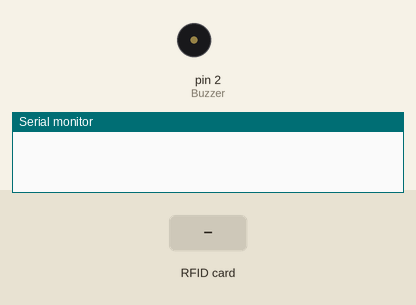
Simulated run of this sketch. Board: Arduino Uno, built with avr-gcc and run on an emulated ATmega328P. Parts: buzzer (waves = sounding), the last lines printed to the serial monitor. The inputs (shaded band) are chosen by the test bench.

Above: at 1.2 s.
1.3 s: RFID card 49 3B 08 A4 held to the reader
At 1.61 s:
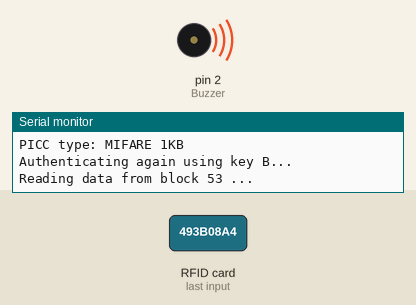
Timing chart, 0 to 10.3 s (numbered marks = the images above; inputs shaded):
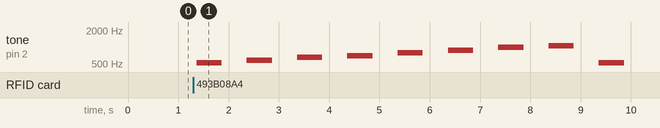

The sketch:

RFID_Play_Melody.ino
```cpp
#include <SPI.h>
#include <MFRC522.h>
#include <pitches.h>

#define RST_PIN 9
#define SS_PIN 10
#define Buzzer 2


MFRC522 mfrc522(SS_PIN, RST_PIN); // Erzeugen des MFRC522 Objekts

MFRC522::MIFARE_Key key;

byte dataBlock[]    = {
        0xb3, 0xb3, 0x00, 0xb3, // b1 NOTE_C5, b2 NOTE_D5,  b3 NOTE_E5, b4 NOTE_F5,
        0x00, 0xb8, 0xb3, 0x00, // b5 NOTE_G5, b6 NOTE_A5,  b7 NOTE_B5, b8 NOTE_C6,
        0xb5, 0x00, 0x00, 0x00, //  9, 10, 255, 11,
        0xb5, 0x00, 0x00, 0x00  // 12, 13, 14, 15
    };

int melody[]={
  NOTE_C5, NOTE_D5,NOTE_E5, NOTE_F5,
  NOTE_G5, NOTE_A5, NOTE_B5, NOTE_C6,
  NOTE_C5, NOTE_D5,NOTE_E5, NOTE_F5,
  NOTE_G5, NOTE_A5, NOTE_B5, NOTE_C6
  };


byte sector         = 13;
byte blockAddr      = 53;
byte trailerBlock   = 55;
MFRC522::StatusCode status;
byte buffer[18];
byte size = sizeof(buffer);
int duration = 500;


void setup() {
  // put your setup code here, to run once:
 Serial.begin(9600);
 SPI.begin(); //SPI-Verbindung aufbauen
 mfrc522.PCD_Init(); // Initialisierung des MFRC522 Objekts
 delay(5);
 for (byte i = 0; i < 6; i++) {
        key.keyByte[i] = 0xFF;
    }
   }


void loop() {
  // put your main code here, to run repeatedly:
  if ( ! mfrc522.PICC_IsNewCardPresent()) { // wartet auf neu Karte
    return;
  }

  // Select one of the cards
  if ( ! mfrc522.PICC_ReadCardSerial()) { // wartet auf RFID-Sender
    return;
  }
  byte rfiduid[4]={0, 0, 0 ,0};     //bytearray in dem die UID Gespeichert wird
  byte rfiduidcheck[4]={0x49, 0x3B, 0x08 ,0xA4};

  // Show some details of the PICC (that is: the tag/card)
    Serial.print(F("Card UID:"));
    dump_byte_array(mfrc522.uid.uidByte, mfrc522.uid.size);
    Serial.println();
    Serial.print(F("PICC type: "));
    MFRC522::PICC_Type piccType = mfrc522.PICC_GetType(mfrc522.uid.sak);
    Serial.println(mfrc522.PICC_GetTypeName(piccType));

   // Check for compatibility
    if (    piccType != MFRC522::PICC_TYPE_MIFARE_MINI
        &&  piccType != MFRC522::PICC_TYPE_MIFARE_1K
        &&  piccType != MFRC522::PICC_TYPE_MIFARE_4K) {
        Serial.println(F("This sample only works with MIFARE Classic cards."));
        return;
    }

  for(byte i = 0; i < mfrc522.uid.size; i++){ // abtasten der einzelnen Bytes der UID
    rfiduid[i]= mfrc522.uid.uidByte[i]; // Speichern des Bytes im Array
    }


   if(rfiduid[0]==rfiduidcheck[0]){
    if(rfiduid[1]==rfiduidcheck[1]){
    if(rfiduid[2]==rfiduidcheck[2]){
    if(rfiduid[3]==rfiduidcheck[3]){


    // Authenticate using key B
    Serial.println(F("Authenticating again using key B..."));
    status = (MFRC522::StatusCode) mfrc522.PCD_Authenticate(MFRC522::PICC_CMD_MF_AUTH_KEY_B, trailerBlock, &key, &(mfrc522.uid));
    if (status != MFRC522::STATUS_OK) {
        Serial.print(F("PCD_Authenticate() failed: "));
        Serial.println(mfrc522.GetStatusCodeName(status));
        return;
    }


   /*// Write melody to the block
   melody_to_byte_array(melody);
    Serial.print(F("Writing data into block ")); Serial.print(blockAddr);
    Serial.println(F(" ..."));
    dump_byte_array(dataBlock, 16); Serial.println();
    status = (MFRC522::StatusCode) mfrc522.MIFARE_Write(blockAddr, dataBlock, 16);
    if (status != MFRC522::STATUS_OK) {
        Serial.print(F("MIFARE_Write() failed: "));
        Serial.println(mfrc522.GetStatusCodeName(status));
    }*/

     // Lesen der Daten vom Block
    Serial.print(F("Reading data from block ")); Serial.print(blockAddr);
    Serial.println(F(" ..."));
    status = (MFRC522::StatusCode) mfrc522.MIFARE_Read(blockAddr, buffer, &size);
    if (status != MFRC522::STATUS_OK) {
        Serial.print(F("MIFARE_Read() failed: "));
        Serial.println(mfrc522.GetStatusCodeName(status));
    }


    byte_array_to_melody(buffer);


    for(int thisNote = 0; thisNote < 16; thisNote++){
      tone(Buzzer, melody[thisNote], duration);
      delay(1000);
      }


    // Halt PICC
    mfrc522.PICC_HaltA();
    // Stop encryption on PCD
    mfrc522.PCD_StopCrypto1();
}


    }
    }
    }
    }


void dump_byte_array(byte *buffer, byte bufferSize) {
    for (byte i = 0; i < bufferSize; i++) {
        Serial.print(buffer[i] < 0x10 ? " 0" : " ");
        Serial.print(buffer[i], HEX);
    }
}

void melody_to_byte_array(int *melody){
  for(int x; x<16; x++){
if(melody[x]==NOTE_B0){dataBlock[x]=0x01;}
if(melody[x]==NOTE_C1){dataBlock[x]=0x02;}
if(melody[x]==NOTE_CS1){dataBlock[x]=0x03;}
if(melody[x]==NOTE_D1){dataBlock[x]=0x04;}
if(melody[x]==NOTE_DS1){dataBlock[x]=0x05;}
if(melody[x]==NOTE_E1){dataBlock[x]=0x06;}
if(melody[x]==NOTE_F1){dataBlock[x]=0x07;}
if(melody[x]==NOTE_FS1){dataBlock[x]=0x08;}
if(melody[x]==NOTE_G1){dataBlock[x]=0x09;}
if(melody[x]==NOTE_GS1){dataBlock[x]=0x0A;}
if(melody[x]==NOTE_A1 ){dataBlock[x]=0x0B;}
if(melody[x]==NOTE_AS1 ){dataBlock[x]=0x0C;}
if(melody[x]==NOTE_B1  ){dataBlock[x]=0x0D;}
if(melody[x]==NOTE_C2  ){dataBlock[x]=0x0E;}
if(melody[x]==NOTE_CS2 ){dataBlock[x]=0x0F;}
if(melody[x]==NOTE_D2  ){dataBlock[x]=0x10;}
if(melody[x]==NOTE_DS2 ){dataBlock[x]=0x11;}
if(melody[x]==NOTE_E2  ){dataBlock[x]=0x12;}
if(melody[x]==NOTE_F2  ){dataBlock[x]=0x13;}
if(melody[x]==NOTE_FS2 ){dataBlock[x]=0x14;}
if(melody[x]==NOTE_G2  ){dataBlock[x]=0x15;}
if(melody[x]==NOTE_GS2 ){dataBlock[x]=0x16;}
if(melody[x]==NOTE_A2  ){dataBlock[x]=0x17;}
if(melody[x]==NOTE_AS2 ){dataBlock[x]=0x18;}
if(melody[x]==NOTE_B2  ){dataBlock[x]=0x19;}
if(melody[x]==NOTE_C3  ){dataBlock[x]=0x1A;}
if(melody[x]==NOTE_CS3 ){dataBlock[x]=0x1B;}
if(melody[x]==NOTE_D3  ){dataBlock[x]=0x1C;}
if(melody[x]==NOTE_DS3 ){dataBlock[x]=0x1D;}
if(melody[x]==NOTE_E3  ){dataBlock[x]=0x1E;}
if(melody[x]==NOTE_F3  ){dataBlock[x]=0x1F;}
if(melody[x]==NOTE_FS3 ){dataBlock[x]=0x20;}
if(melody[x]==NOTE_G3  ){dataBlock[x]=0x21;}
if(melody[x]==NOTE_GS3 ){dataBlock[x]=0x22;}
if(melody[x]==NOTE_A3  ){dataBlock[x]=0x23;}
if(melody[x]==NOTE_AS3 ){dataBlock[x]=0x24;}
if(melody[x]==NOTE_B3  ){dataBlock[x]=0x25;}
if(melody[x]==NOTE_C4  ){dataBlock[x]=0x26;}
if(melody[x]==NOTE_CS4 ){dataBlock[x]=0x27;}
if(melody[x]==NOTE_D4  ){dataBlock[x]=0x28;}
if(melody[x]==NOTE_DS4 ){dataBlock[x]=0x29;}
if(melody[x]==NOTE_E4  ){dataBlock[x]=0x2A;}
if(melody[x]==NOTE_F4  ){dataBlock[x]=0x2B;}
if(melody[x]==NOTE_FS4 ){dataBlock[x]=0x2C;}
if(melody[x]==NOTE_G4  ){dataBlock[x]=0x2D;}
if(melody[x]==NOTE_GS4 ){dataBlock[x]=0x2E;}
if(melody[x]==NOTE_A4  ){dataBlock[x]=0x2F;}
if(melody[x]==NOTE_AS4 ){dataBlock[x]=0x30;}
if(melody[x]==NOTE_B4  ){dataBlock[x]=0x31;}
if(melody[x]==NOTE_C5  ){dataBlock[x]=0x32;}
if(melody[x]==NOTE_CS5 ){dataBlock[x]=0x33;}
if(melody[x]==NOTE_D5  ){dataBlock[x]=0x34;}
if(melody[x]==NOTE_DS5 ){dataBlock[x]=0x35;}
if(melody[x]==NOTE_E5  ){dataBlock[x]=0x36;}
if(melody[x]==NOTE_F5  ){dataBlock[x]=0x37;}
if(melody[x]==NOTE_FS5 ){dataBlock[x]=0x38;}
if(melody[x]==NOTE_G5  ){dataBlock[x]=0x39;}
if(melody[x]==NOTE_GS5 ){dataBlock[x]=0x3A;}
if(melody[x]==NOTE_A5  ){dataBlock[x]=0x3B;}
if(melody[x]==NOTE_AS5 ){dataBlock[x]=0x3C;}
if(melody[x]==NOTE_B5  ){dataBlock[x]=0x3D;}
if(melody[x]==NOTE_C6  ){dataBlock[x]=0x3E;}
if(melody[x]==NOTE_CS6 ){dataBlock[x]=0x3F;}
if(melody[x]==NOTE_D6  ){dataBlock[x]=0x40;}
if(melody[x]==NOTE_DS6 ){dataBlock[x]=0x41;}
if(melody[x]==NOTE_E6  ){dataBlock[x]=0x42;}
if(melody[x]==NOTE_F6  ){dataBlock[x]=0x43;}
if(melody[x]==NOTE_FS6 ){dataBlock[x]=0x44;}
if(melody[x]==NOTE_G6  ){dataBlock[x]=0x45;}
if(melody[x]==NOTE_GS6 ){dataBlock[x]=0x46;}
if(melody[x]==NOTE_A6  ){dataBlock[x]=0x47;}
if(melody[x]==NOTE_AS6 ){dataBlock[x]=0x48;}
if(melody[x]==NOTE_B6){dataBlock[x]=0x49;}
if(melody[x]==NOTE_C7 ){dataBlock[x]=0x4A;}
if(melody[x]==NOTE_CS7 ){dataBlock[x]=0x4B;}
if(melody[x]==NOTE_D7  ){dataBlock[x]=0x4C;}
if(melody[x]==NOTE_DS7 ){dataBlock[x]=0x4D;}
if(melody[x]==NOTE_E7  ){dataBlock[x]=0x4E;}
if(melody[x]==NOTE_F7  ){dataBlock[x]=0x4F;}
if(melody[x]==NOTE_FS7 ){dataBlock[x]=0x50;}
if(melody[x]==NOTE_G7  ){dataBlock[x]=0x51;}
if(melody[x]==NOTE_GS7 ){dataBlock[x]=0x52;}
if(melody[x]==NOTE_A7  ){dataBlock[x]=0x53;}
if(melody[x]==NOTE_AS7 ){dataBlock[x]=0x54;}
if(melody[x]==NOTE_B7  ){dataBlock[x]=0x55;}
if(melody[x]==NOTE_C8  ){dataBlock[x]=0x56;}
if(melody[x]==NOTE_CS8 ){dataBlock[x]=0x57;}
if(melody[x]==NOTE_D8  ){dataBlock[x]=0x58;}
if(melody[x]==NOTE_DS8 ){dataBlock[x]=0x59;}
    }
  }
void byte_array_to_melody(byte *buffer){
      for(int x; x<16; x++){
if(buffer[x]==0x01){melody[x]=NOTE_B0;}
if(buffer[x]==0x02){melody[x]=NOTE_C1;}
if(buffer[x]==0x03){melody[x]=NOTE_CS1;}
if(buffer[x]==0x04){melody[x]=NOTE_D1;}
if(buffer[x]==0x05){melody[x]=NOTE_DS1;}
if(buffer[x]==0x06){melody[x]=NOTE_E1;}
if(buffer[x]==0x07){melody[x]=NOTE_F1;}
if(buffer[x]==0x08){melody[x]= NOTE_FS1;}
if(buffer[x]==0x09){melody[x]= NOTE_G1;}
if(buffer[x]==0x0A){melody[x]= NOTE_GS1;}
if(buffer[x]==0x0B){melody[x]= NOTE_A1 ;}
if(buffer[x]==0x0C){melody[x]= NOTE_AS1 ;}
if(buffer[x]==0x0D){melody[x]= NOTE_B1  ;}
if(buffer[x]==0x0E){melody[x]= NOTE_C2  ;}
if(buffer[x]==0x0F){melody[x]= NOTE_CS2 ;}
if(buffer[x]==0x10){melody[x]= NOTE_D2  ;}
if(buffer[x]==0x11){melody[x]= NOTE_DS2 ;}
if(buffer[x]==0x12){melody[x]= NOTE_E2  ;}
if(buffer[x]==0x13){melody[x]= NOTE_F2  ;}
if(buffer[x]==0x14){melody[x]= NOTE_FS2 ;}
if(buffer[x]==0x15){melody[x]= NOTE_G2  ;}
if(buffer[x]==0x16){melody[x]= NOTE_GS2 ;}
if(buffer[x]==0x17){melody[x]= NOTE_A2  ;}
if(buffer[x]==0x18){melody[x]= NOTE_AS2 ;}
if(buffer[x]==0x19){melody[x]= NOTE_B2  ;}
if(buffer[x]==0x1A){melody[x]= NOTE_C3  ;}
if(buffer[x]==0x1B){melody[x]= NOTE_CS3 ;}
if(buffer[x]==0x1C){melody[x]= NOTE_D3  ;}
if(buffer[x]==0x1D){melody[x]= NOTE_DS3 ;}
if(buffer[x]==0x1E){melody[x]= NOTE_E3  ;}
if(buffer[x]==0x1F){melody[x]= NOTE_F3  ;}
if(buffer[x]==0x20){melody[x]= NOTE_FS3 ;}
if(buffer[x]==0x21){melody[x]= NOTE_G3  ;}
if(buffer[x]==0x22){melody[x]= NOTE_GS3 ;}
if(buffer[x]==0x23){melody[x]= NOTE_A3  ;}
if(buffer[x]==0x24){melody[x]= NOTE_AS3 ;}
if(buffer[x]==0x25){melody[x]= NOTE_B3  ;}
if(buffer[x]==0x26){melody[x]= NOTE_C4  ;}
if(buffer[x]==0x27){melody[x]= NOTE_CS4 ;}
if(buffer[x]==0x28){melody[x]= NOTE_D4  ;}
if(buffer[x]==0x29){melody[x]= NOTE_DS4 ;}
if(buffer[x]==0x2A){melody[x]= NOTE_E4  ;}
if(buffer[x]==0x2B){melody[x]= NOTE_F4  ;}
if(buffer[x]==0x2C){melody[x]= NOTE_FS4 ;}
if(buffer[x]==0x2D){melody[x]= NOTE_G4  ;}
if(buffer[x]==0x2E){melody[x]= NOTE_GS4 ;}
if(buffer[x]==0x2F){melody[x]= NOTE_A4  ;}
if(buffer[x]==0x30){melody[x]= NOTE_AS4 ;}
if(buffer[x]==0x31){melody[x]= NOTE_B4  ;}
if(buffer[x]==0x32){melody[x]= NOTE_C5  ;}
if(buffer[x]==0x33){melody[x]= NOTE_CS5 ;}
if(buffer[x]==0x34){melody[x]= NOTE_D5  ;}
if(buffer[x]==0x35){melody[x]= NOTE_DS5 ;}
if(buffer[x]==0x36){melody[x]= NOTE_E5  ;}
if(buffer[x]==0x37){melody[x]= NOTE_F5  ;}
if(buffer[x]==0x38){melody[x]= NOTE_FS5 ;}
if(buffer[x]==0x39){melody[x]= NOTE_G5  ;}
if(buffer[x]==0x3A){melody[x]= NOTE_GS5 ;}
if(buffer[x]==0x3B){melody[x]= NOTE_A5  ;}
if(buffer[x]==0x3C){melody[x]= NOTE_AS5 ;}
if(buffer[x]==0x3D){melody[x]= NOTE_B5  ;}
if(buffer[x]==0x3E){melody[x]= NOTE_C6  ;}
if(buffer[x]==0x3F){melody[x]= NOTE_CS6 ;}
if(buffer[x]==0x40){melody[x]= NOTE_D6  ;}
if(buffer[x]==0x41){melody[x]= NOTE_DS6 ;}
if(buffer[x]==0x42){melody[x]= NOTE_E6  ;}
if(buffer[x]==0x43){melody[x]= NOTE_F6  ;}
if(buffer[x]==0x44){melody[x]= NOTE_FS6 ;}
if(buffer[x]==0x45){melody[x]= NOTE_G6  ;}
if(buffer[x]==0x46){melody[x]= NOTE_GS6 ;}
if(buffer[x]==0x47){melody[x]= NOTE_A6  ;}
if(buffer[x]==0x48){melody[x]= NOTE_AS6 ;}
if(buffer[x]==0x49){melody[x]=NOTE_B6;}
if(buffer[x]==0x4A){melody[x]= NOTE_C7 ;}
if(buffer[x]==0x4B){melody[x]= NOTE_CS7 ;}
if(buffer[x]==0x4C){melody[x]= NOTE_D7  ;}
if(buffer[x]==0x4D){melody[x]= NOTE_DS7 ;}
if(buffer[x]==0x4E){melody[x]= NOTE_E7  ;}
if(buffer[x]==0x4F){melody[x]= NOTE_F7  ;}
if(buffer[x]==0x50){melody[x]= NOTE_FS7 ;}
if(buffer[x]==0x51){melody[x]= NOTE_G7  ;}
if(buffer[x]==0x52){melody[x]= NOTE_GS7 ;}
if(buffer[x]==0x53){melody[x]= NOTE_A7  ;}
if(buffer[x]==0x54){melody[x]= NOTE_AS7 ;}
if(buffer[x]==0x55){melody[x]= NOTE_B7  ;}
if(buffer[x]==0x56){melody[x]= NOTE_C8  ;}
if(buffer[x]==0x57){melody[x]= NOTE_CS8 ;}
if(buffer[x]==0x58){melody[x]= NOTE_D8  ;}
if(buffer[x]==0x59){melody[x]= NOTE_DS8 ;}


               }
      }
```

Measured:
- after the input at 1.3 s, tone on pin 2 (Buzzer): plays 523 Hz for 0.50 s, 587 Hz for 0.50 s, 659 Hz for 0.50 s, 698 Hz for 0.50 s, 784 Hz for 0.50 s, 880 Hz for 0.50 s … (9 notes in this stretch), starting after 0.06 s
